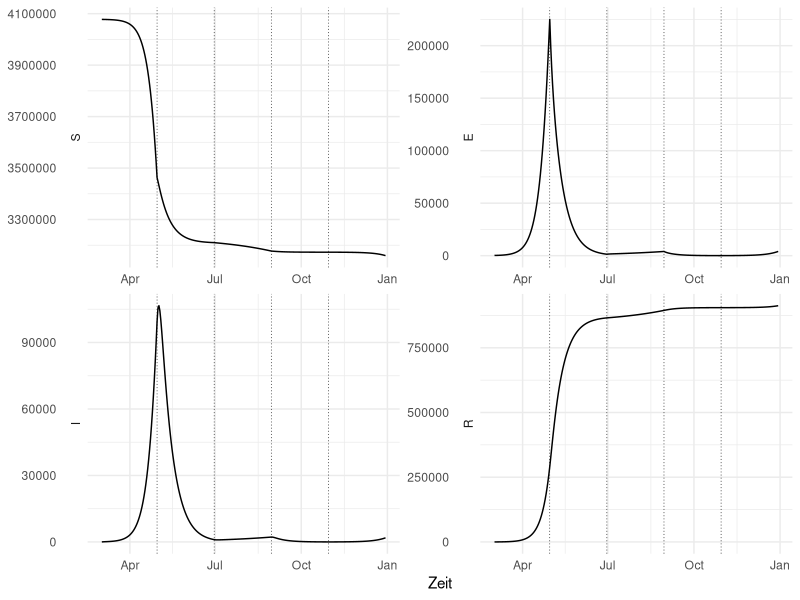
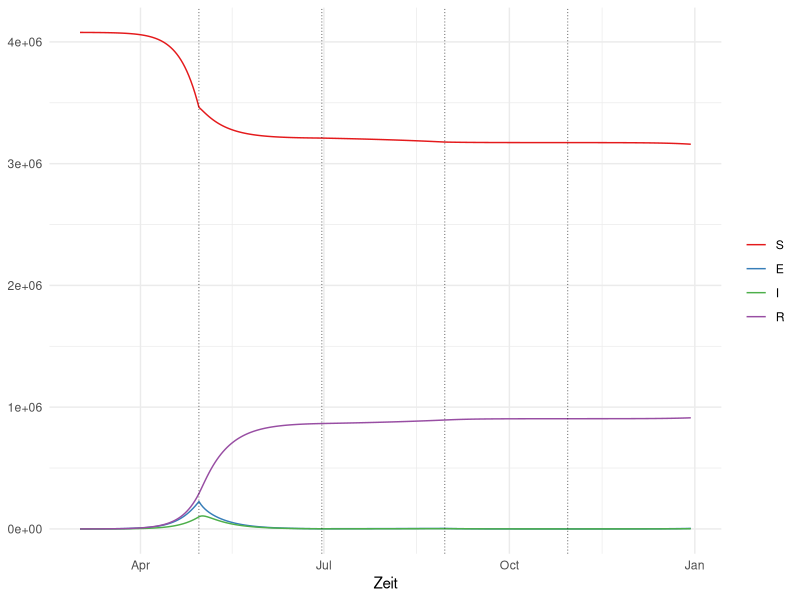

R code for these plots, in order:
library(deSolve)
library(ggplot2)
library(reshape2)

seirsim <- function(date, S0, E0, I0, R0, betaf, gamma, sigma) {
  times <- seq_len(length(date))
  betaf <- betaf(times)
  out <- ode(
    times = times,
    y = c(S = S0, E = E0, I = I0, R = R0),
    parms = c(N = N, beta = beta, gamma = gamma, sigma = sigma, dtstep = 1),
    func = function(t, y, parms) {
      with(as.list(c(y, parms)), {
        beta <- betaf(t)
        dS <- dtstep * (-beta * ((S * I) / N))
        dE <- dtstep * (beta * ((S * I) / N) - sigma * E)
        dI <- dtstep * (sigma * E - gamma * I)
        dR <- dtstep * (gamma * I)
        list(c(dS, dE, dI, dR))
      })
    }
  )
  colnames(out)[1] <- "date"
  out <- as.data.frame(out)
  out$date <- date
  out
}

# same as seirsim, but rounds its output values to integers, since non-integer individuals don't exist.
seirsimvisual <- function(date, S0, E0, I0, R0, beta, gamma, sigma) {
  out <- seirsim(date, S0, E0, I0, R0, beta, gamma, sigma)
  out$S <- round(out$S)
  out$E <- round(out$E)
  out$I <- round(out$I)
  out$R <- round(out$R)
  out
}

constant <- function(beta) {
  function (times) {
    function (t) {
      beta
    }
  }
}

linear <- function(beta0, beta1) {
  function (times) {
    x0 <- min(times)
    dx <- max(times) - x0
    y0 <- beta0
    dy <- beta1 - beta0
    function (t) {
      p <- (t - x0) / dx
      p * dy + y0
    }
  }
}

phases <- c(
  as.Date("2020-03-02"),
  # no lockdown
  as.Date("2020-04-30"),
  # lockdown
  as.Date("2020-06-30"),
  # no lockdown
  as.Date("2020-08-30"),
  # summer vacation
  as.Date("2020-10-30"),
  as.Date("2020-12-30")
)
betafs <- c(
  constant(0.756664),
  constant(0.1775356),
  constant(0.476604),
  constant(0.1775356),
  constant(0.756664)
)

alldates <- seq.Date(phases[1], phases[length(phases)], 1)
N <- 4078000
R0 <- 0
I0 <- 14
E0 <- 20 * I0
S0 <- N - E0 - I0 - R0
gamma <- 0.33
sigma <- 0.19

simulated <- NULL
for (i in 1:(length(phases) - 1)) {
  from <- phases[i]
  to <- phases[i + 1]
  betaf <- betafs[[i]]

  date <- seq.Date(from, to, 1)
  s <- seirsimvisual(date, S0, E0, I0, R0, betaf, gamma, sigma)
  simulated <- rbind(simulated, s)

  # Starting parameters for the next iteration equal the final values for the current simulated run,
  # since the next simulated phase should pick up where the current one left off.
  R0 <- s[nrow(s), "R"]
  I0 <- s[nrow(s), "I"]
  E0 <- s[nrow(s), "E"]
  S0 <- N - E0 - I0 - R0
}

# My intention is to draw one plot per column within the "simulated" data frame.
# This shows how: https://stackoverflow.com/q/18046051
molten <- melt(simulated, id.vars = "date")

vlineDates <- data.frame(date = phases[2:(length(phases) - 1)])
vlines <- geom_vline(data = vlineDates, mapping = aes(xintercept = date), linetype = "12", size = 0.2)

ggplot(data = molten, mapping = aes(x = date, y = value)) +
  theme_minimal() +
  labs(x = "Zeit", y = NULL) +
  facet_wrap(vars(variable), scales = "free", switch = "y") +
  geom_line() +
  vlines

ggplot(data = molten, mapping = aes(x = date, y = value, color = variable)) +
  theme_minimal() +
  scale_colour_brewer(palette = "Set1") +
  labs(x = "Zeit", y = NULL, colour = NULL) +
  geom_line() +
  vlines
